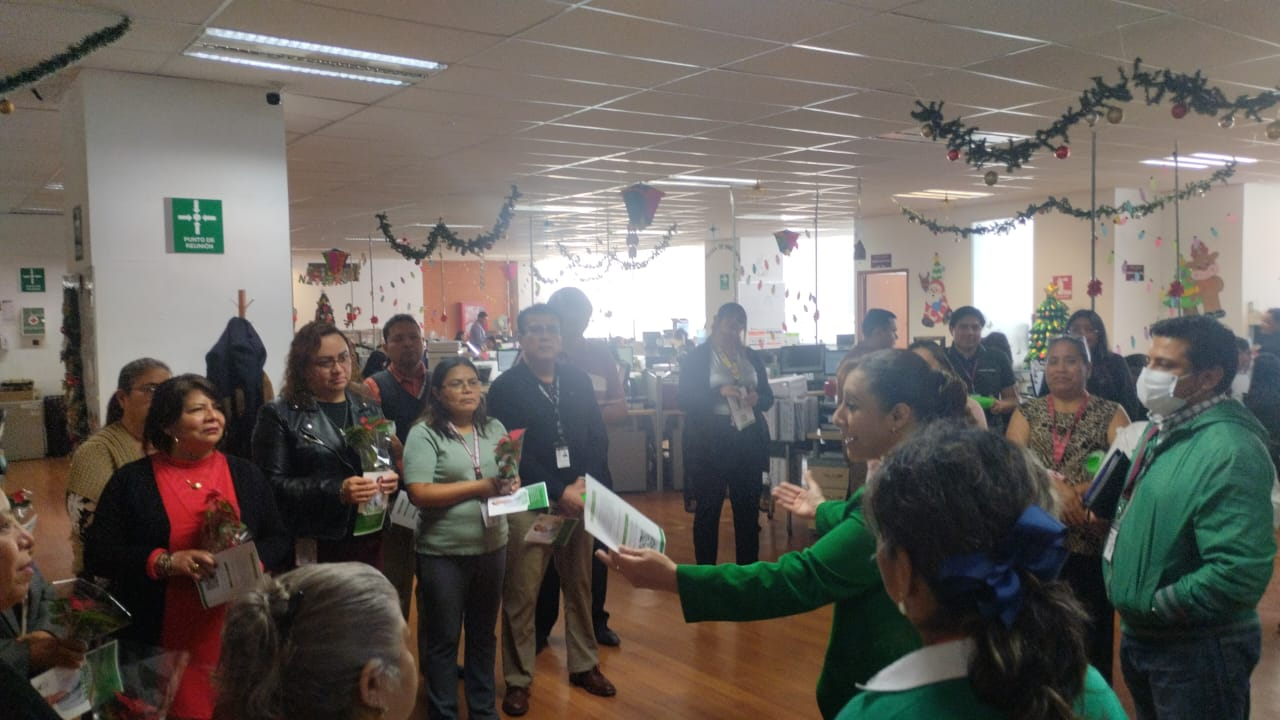
#> input picture fotos_noticias/noticia_1.jpg, 1280 x 720 px, found by its file name
$ python generador_final.py
#> lines starting #> are read from the running program, lines starting #| are printed output that depends on the picture
import os
import urllib.request
from PIL import Image, ImageDraw, ImageFont

# --- CONFIGURACIÓN A PRUEBA DE ERRORES ---
# Esto hace que el script funcione sin importar desde dónde lo ejecutes
BASE_DIR = os.path.dirname(os.path.abspath(__file__))
INPUT_DIR = BASE_DIR
OUTPUT_DIR = os.path.join(BASE_DIR, "../images/noticias_generadas")

# Paleta Brenda
COLOR_VERDE_CLARO = (118, 188, 33)
COLOR_BLANCO = (255, 255, 255)
COLOR_TEXTO_SECUNDARIO = (240, 240, 240)

# Datos de las noticias
DATOS_NOTICIAS = {
    "noticia_1.jpg": {
        "titulo": "JUSTICIA A TU LEALTAD",
        "cuerpo": "Recuperaremos la Prima de Antigüedad calculada legalmente para retribuir tus años de servicio.",
        "tag": "DERECHO"
    },
    "noticia_2.jpg": {
        "titulo": "MÉRITO, NO DEDAZO",
        "cuerpo": "Escalafón transparente basado en capacidad y preparación. Cero favoritismos en los ascensos.",
        "tag": "TRANSPARENCIA"
    },
    "noticia_3.jpg": {
        "titulo": "MÁS OPORTUNIDADES",
        "cuerpo": "Creación de nuevas plazas formales para atender las necesidades reales de las dependencias.",
        "tag": "CRECIMIENTO"
    }
}

def garantizar_entorno():
    if not os.path.exists(OUTPUT_DIR):
        os.makedirs(OUTPUT_DIR)

    font_path = os.path.join(BASE_DIR, "Montserrat-Bold.ttf")
    if not os.path.exists(font_path):
        print("⬇️ Descargando fuente Montserrat...")
        url = "https://github.com/JulietaUla/Montserrat/raw/master/fonts/ttf/Montserrat-Bold.ttf"
        try:
            urllib.request.urlretrieve(url, font_path)
#> (this line was passed over: the network is not available in this run)
        except:
            pass

def crear_gradiente_elegante(size):
    width, height = size
    overlay = Image.new('RGBA', size, (0, 0, 0, 0))
    draw = ImageDraw.Draw(overlay)
    start_y = int(height * 0.4)
    for y in range(start_y, height):
        progress = (y - start_y) / (height - start_y)
        alpha = int(240 * (progress ** 2))
        draw.line([(0, y), (width, y)], fill=(0, 20, 10, alpha))
    return overlay

def envolver_texto(text, font, max_width, draw):
    lines = []
    words = text.split()
    current_line = words[0]
    for word in words[1:]:
        bbox = draw.textbbox((0, 0), current_line + " " + word, font=font)
        if bbox[2] - bbox[0] <= max_width:
            current_line += " " + word
        else:
            lines.append(current_line)
            current_line = word
    lines.append(current_line)
    return lines

def main():
    garantizar_entorno()
    font_path = os.path.join(BASE_DIR, "Montserrat-Bold.ttf")

    try:
        font_tag = ImageFont.truetype(font_path, 35)
        font_titulo = ImageFont.truetype(font_path, 90)
        font_cuerpo = ImageFont.truetype(font_path, 45)
    except:
        font_tag = ImageFont.load_default()
        font_titulo = ImageFont.load_default()
        font_cuerpo = ImageFont.load_default()

    print(f"🎨 Buscando fotos en: {INPUT_DIR}")

    for archivo, info in DATOS_NOTICIAS.items():
        ruta_origen = os.path.join(INPUT_DIR, archivo)

        if not os.path.exists(ruta_origen):
            print(f"❌ ERROR: Aún no has puesto '{archivo}' en la carpeta public/fotos_noticias")
            continue

        img = Image.open(ruta_origen).convert('RGB')
#> img is the input picture: PIL image 1280x720 RGB; mean R, G, B 104.7, 99.6, 94

        # Crop cuadrado
        target = 1080
        aspect = img.width / img.height
#> aspect = 1.78
        if aspect > 1:
            new_w = int(target * aspect)
#> new_w = 1920
            new_h = target
        else:
            new_w = target
            new_h = int(target / aspect)

        img = img.resize((new_w, new_h), Image.Resampling.LANCZOS)
#> img: PIL image 1920x1080 RGB
        left = (new_w - target)/2
#> left = 420
        top = (new_h - target)/2
        img = img.crop((left, top, left+target, top+target))
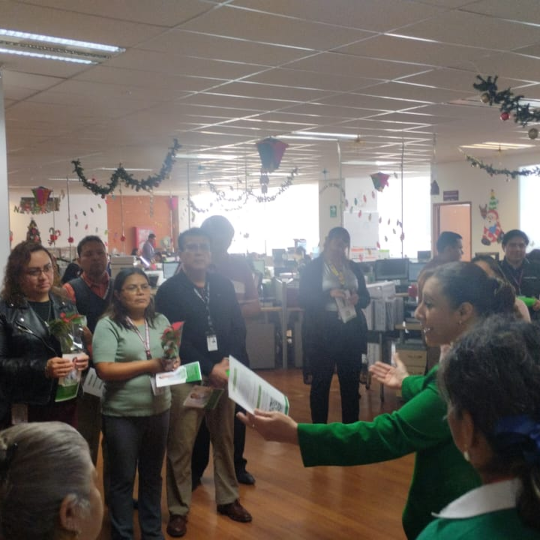
#> img: PIL image 1080x1080 RGB (shown at 1/2 size); mean R, G, B 109.8, 103.7, 98.9

        # Magia
        gradiente = crear_gradiente_elegante(img.size)
#> in crear_gradiente_elegante, `overlay = Image.new('RGBA', size, (0, 0, 0, 0))`: overlay: PIL image 1080x1080 RGBA; every value is 0
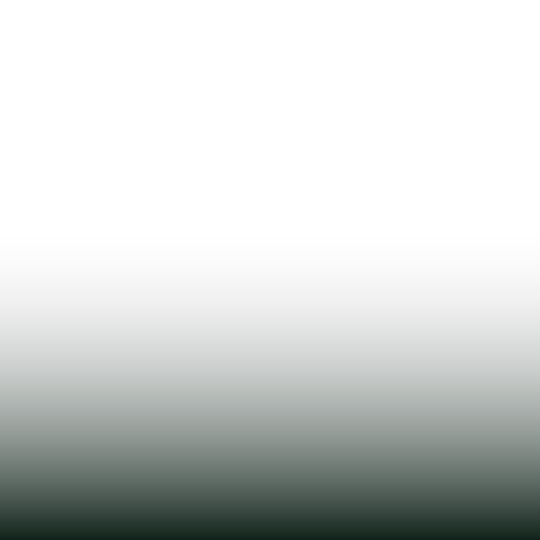
#> gradiente: PIL image 1080x1080 RGBA (shown at 1/2 size); mean R, G, B, A 0, 12, 6, 47.6; transparent parts drawn white
        img.paste(gradiente, (0,0), gradiente)
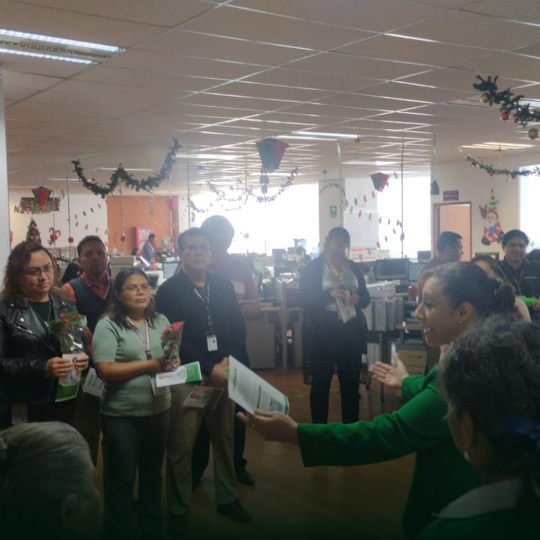
#> img: PIL image 1080x1080 RGB (shown at 1/2 size); mean R, G, B 97.9, 97, 92.2

        draw = ImageDraw.Draw(img)

        # Textos
        margin_left = 60
        tag_y = 680

        # Tag
        bbox_tag = draw.textbbox((0,0), info['tag'], font=font_tag)
#> bbox_tag = (0, 7, 174, 33)
        tag_w = bbox_tag[2] - bbox_tag[0]
#> tag_w = 174
        draw.rectangle([(margin_left, tag_y), (margin_left + tag_w + 40, tag_y + 50)], fill=COLOR_VERDE_CLARO)
        draw.text((margin_left + 20, tag_y + 5), info['tag'], font=font_tag, fill=COLOR_BLANCO)

        # Título y Cuerpo
        draw.text((margin_left, tag_y + 70), info['titulo'], font=font_titulo, fill=COLOR_BLANCO)

        body_y = tag_y + 180
        wrapped = envolver_texto(info['cuerpo'], font_cuerpo, 960, draw)
#> wrapped = ['Recuperaremos la Prima de Antigüedad', 'calculada legalmente para retribuir tus', 'años de servicio.']
        for line in wrapped:
            draw.text((margin_left, body_y), line, font=font_cuerpo, fill=COLOR_TEXTO_SECUNDARIO)
            body_y += 55
#> this loop made 3 passes
#> (line, body_y) on passes 1 to 3: ('Recuperaremos la Prima de Antigüedad', 915), ('calculada legalmente para retribuir tus', 970), ('años de servicio.', 1025)
#> after the loop, body_y = 1025

        out_name = f"Post_{info['tag']}.png"
        img.save(os.path.join(OUTPUT_DIR, out_name))
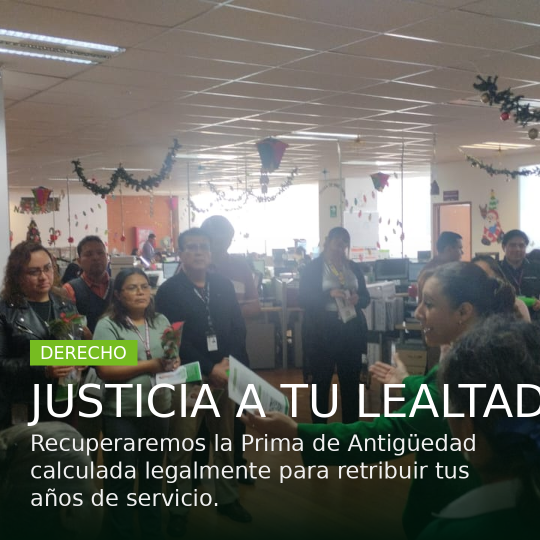
#> saved as Post_DERECHO.png: PIL image 1080x1080 RGB (shown at 1/2 size); mean R, G, B 105.4, 104.8, 99.2
        print(f"✅ Generado: {out_name}")
#> pass 2 of the loop in main, `for archivo, info in DATOS_NOTICIAS.items():`:
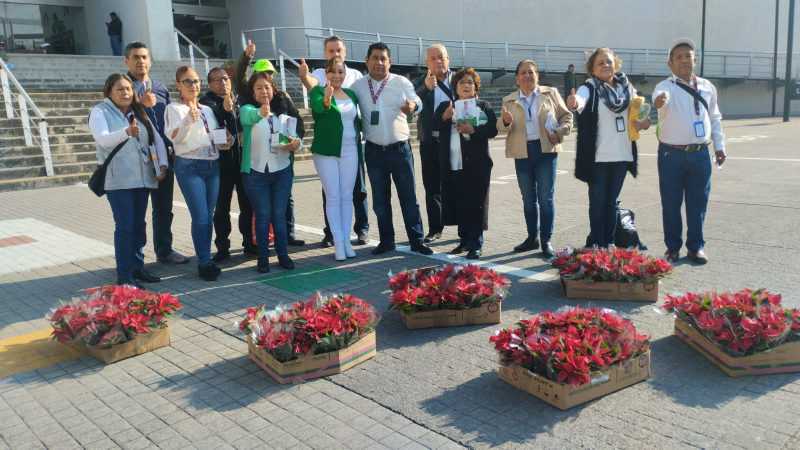
#> input picture fotos_noticias/noticia_2.jpg, 1599 x 899 px, found by its file name (shown at 1/2 size)
#> in main, img is the input picture: PIL image 1599x899 RGB; mean R, G, B 124.2, 125.2, 125.3
#> in main, `img.paste(gradiente, (0,0), gradiente)`:
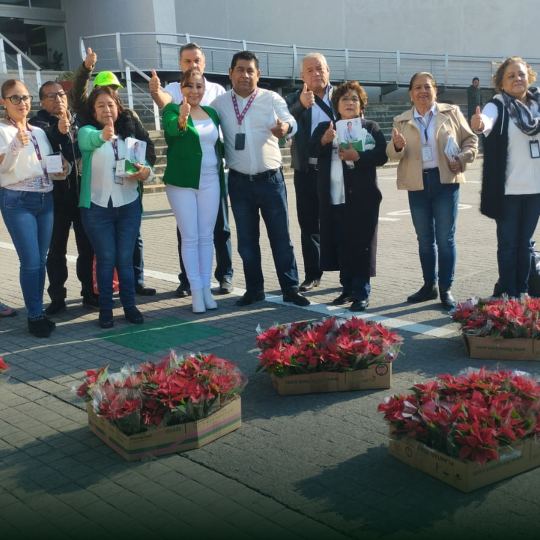
#> img: PIL image 1080x1080 RGB (shown at 1/2 size); mean R, G, B 88.6, 94.7, 94.9
#> bbox_tag = (-1, 7, 291, 33)
#> tag_w = 292
#> wrapped = ['Escalafón transparente basado en', 'capacidad y preparación. Cero', 'favoritismos en los ascensos.']
#> the loop in main, `for line in wrapped:` made 3 passes
#> after the loop in main, `for line in wrapped:`: body_y = 1025
#> in main, `img.save(os.path.join(OUTPUT_DIR, out_name))`:
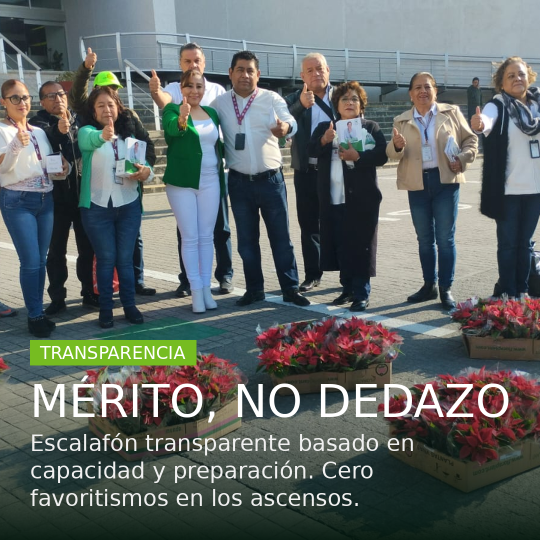
#> saved as Post_TRANSPARENCIA.png: PIL image 1080x1080 RGB (shown at 1/2 size); mean R, G, B 95.3, 102, 100.3
#> pass 3 of the loop in main, `for archivo, info in DATOS_NOTICIAS.items():`:
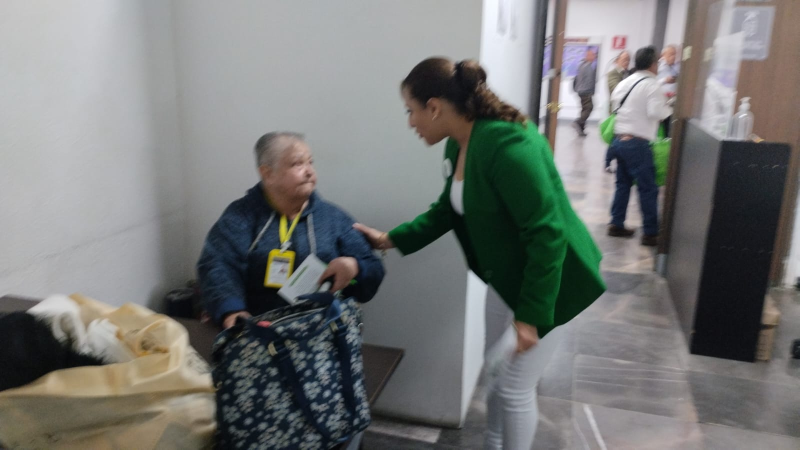
#> input picture fotos_noticias/noticia_3.jpg, 1599 x 899 px, found by its file name (shown at 1/2 size)
#> in main, img is the input picture: PIL image 1599x899 RGB; mean R, G, B 117.3, 119.2, 117.4
#> in main, `img.paste(gradiente, (0,0), gradiente)`:
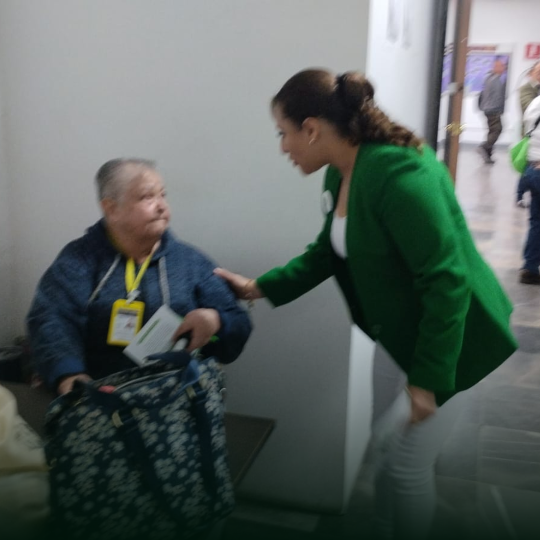
#> img: PIL image 1080x1080 RGB (shown at 1/2 size); mean R, G, B 90.8, 99.9, 96.6
#> bbox_tag = (0, 7, 243, 33)
#> tag_w = 243
#> wrapped = ['Creación de nuevas plazas formales para', 'atender las necesidades reales de las', 'dependencias.']
#> the loop in main, `for line in wrapped:` made 3 passes
#> after the loop in main, `for line in wrapped:`: body_y = 1025
#> in main, `img.save(os.path.join(OUTPUT_DIR, out_name))`:
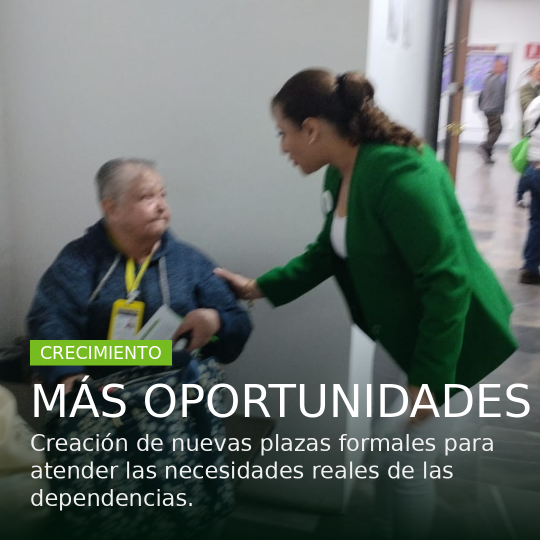
#> saved as Post_CRECIMIENTO.png: PIL image 1080x1080 RGB (shown at 1/2 size); mean R, G, B 98.7, 108.1, 103.2

if __name__ == "__main__":
    main()
